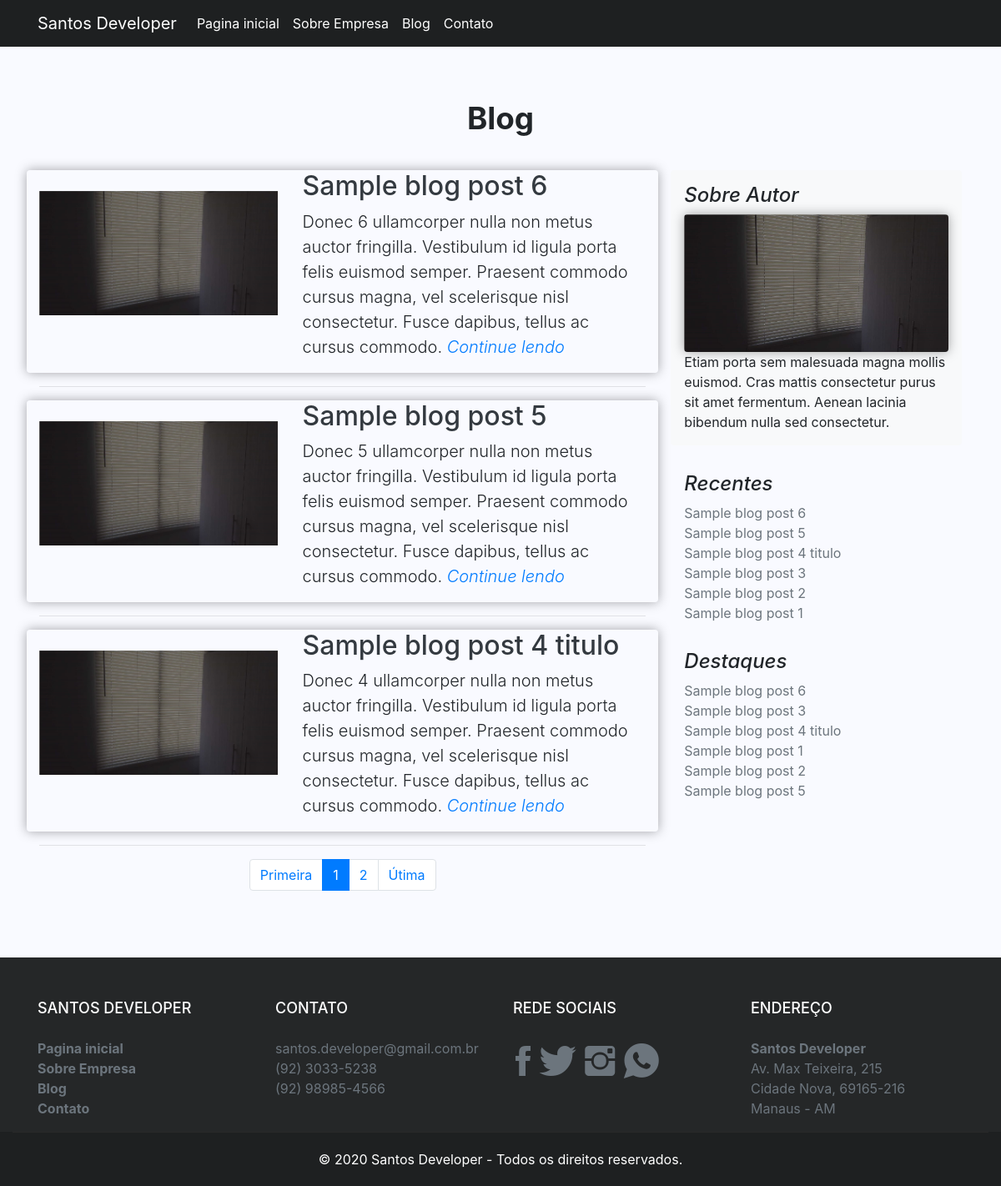
Page /blog on the committed database.
### tables this page shows
CREATE TABLE `sts_paginas` (
  `id` int(11) NOT NULL,
  `controller` varchar(220) NOT NULL,
  `endereco` varchar(220) NOT NULL,
  `nome_pagina` varchar(220) NOT NULL,
  `titulo` varchar(220) NOT NULL,
  `obs` text DEFAULT NULL,
  `keywords` varchar(220) NOT NULL,
  `description` varchar(220) NOT NULL,
  `author` varchar(50) NOT NULL,
  `imagem` varchar(120) DEFAULT NULL,
  `lib_bloqueado` int(11) NOT NULL DEFAULT 2,
  `ordem_paginas` int(11) NOT NULL,
  `sts_tipos_pagina_id` int(11) NOT NULL,
  `sts_robot_id` int(11) NOT NULL,
  `sts_situacao_pagina_id` int(11) NOT NULL DEFAULT 2,
  `created` datetime NOT NULL,
  `modified` datetime DEFAULT NULL
);

CREATE TABLE `sts_artigos` (
  `id` int(11) NOT NULL,
  `titulo` varchar(220) NOT NULL,
  `descricao` text NOT NULL,
  `conteudo` text NOT NULL,
  `imagem` varchar(220) NOT NULL,
  `slug` varchar(220) NOT NULL,
  `keywords` varchar(220) NOT NULL,
  `description` varchar(220) NOT NULL,
  `author` varchar(50) NOT NULL,
  `resumo_publico` text NOT NULL,
  `qnt_acesso` int(11) NOT NULL DEFAULT 0,
  `adms_robot_id` int(11) NOT NULL,
  `adms_usuario_id` int(11) NOT NULL,
  `adms_sit_id` int(11) NOT NULL,
  `sts_tps_artigo_id` int(11) NOT NULL,
  `sts_cats_artigo_id` int(11) NOT NULL,
  `created` datetime NOT NULL,
  `modified` datetime DEFAULT NULL
);

CREATE TABLE `sts_sobres` (
  `id` int(11) NOT NULL,
  `titulo` varchar(220) NOT NULL,
  `descricao` text NOT NULL,
  `imagem` varchar(220) NOT NULL,
  `adms_sit_id` int(11) NOT NULL,
  `created` datetime NOT NULL,
  `modified` datetime DEFAULT NULL
);

CREATE TABLE `sts_footer` (
  `id` int(11) NOT NULL,
  `nome_empresa` varchar(220) NOT NULL,
  `copyright` varchar(220) NOT NULL,
  `email` varchar(220) NOT NULL,
  `telefone1` varchar(30) NOT NULL,
  `telefone2` varchar(30) NOT NULL,
  `facebook_url` varchar(220) NOT NULL,
  `twitter_url` varchar(220) NOT NULL,
  `instagram_url` varchar(220) NOT NULL,
  `whatsapp_url` varchar(220) NOT NULL,
  `rua` varchar(100) NOT NULL,
  `bairro` varchar(100) NOT NULL,
  `cidade` varchar(100) NOT NULL,
  `numero` varchar(8) NOT NULL,
  `cep` varchar(10) NOT NULL,
  `uf` char(2) NOT NULL,
  `sts_tipos_paginas_id` int(11) NOT NULL,
  `created` datetime NOT NULL,
  `modified` datetime DEFAULT NULL
);

### app/sts/Views/blog/blog.php (the view, shortened to what the rows shown need)
<main role="main">
    <div class="jumbotron blog">
        <div class="container">
            <h2 class="display-4 text-center servicosh2">Blog</h2>
            <div class="row">
                <div class="col-md-8 blog-main">
                    <?php
                    foreach ($this->dados['artigos'] as $artigoView) {
                        extract($artigoView);
                        ?>
                        <div class="row add-shadow">
                            <div class="col-md-7 order-md-2 animation-right">
                                <div class="blog-text">
                                    <a href="<?php echo URL . 'artigo/' . $slug ; ?>">
                                        <h2 class="featurette-heading text-dark link-mouse">
                                            <?php echo $titulo; ?>
                                        </h2>
                                    </a>
                                </div>
                                <p class="lead"><?php echo $descricao; ?>
                                    <a href="<?php echo URL . 'artigo/' . $slug ; ?>"
                                       class="font-italic">
                                        Continue lendo
                                    </a>
                                </p>
                            </div>
                            <div class="col-md-5 order-md-1 animation-left img-car-blog">
                                <a href="<?php echo URL . 'artigo/' . $slug ; ?>">
                                    <img class="featurette-image img-fluid mx-auto"
                                         src="<?php echo URL . 'assets/images/article/'
                                                 . $id . '/' . $imagem; ?>"
                                         alt="<?php echo $titulo; ?>">
                                </a>
                            </div>
                        </div>
                        <hr class="featurette-divider">
                        <?php
                    }
                    echo $this->dados['paginacao'];
                    ?>
                </div>
                <aside class="col-md-4 blog-sidebar">
                <?php if (!empty($this->dados['informacaoAutor'][0])) { ?>
                    <div class="p-3 mb-3 bg-light rounded">
                        <?php extract($this->dados['informacaoAutor'][0]); ?>
                        <h4 class="font-italic"><?php echo $titulo; ?></h4>
                        <img src="<?php echo URL . 'assets/images/infoAuthor/'
                                . $id . '/' . $imagem; ?>"
                             class="img-fluid add-shadow"
                             alt="<?php echo $titulo; ?>">
                        <p class="mb-0"><?php echo $descricao; ?></p>
                    </div>
                <?php } ?>
                    <div class="p-3">
                        <h4 class="font-italic">Recentes</h4>
                        <ol class="list-unstyled mb-0">
                            <?php
                            foreach ($this->dados['artigosRecentes'] as $artigoRec) {
                                extract($artigoRec);
                                ?>
                                <li>
                                    <a class="text-muted link-mouse"
                                       href="<?php echo URL . 'artigo/' . $slug ?>"><?php echo $titulo ?></a>
                                </li>
                                <?php
                            }
                            ?>
                        </ol>
                    </div>
                    <div class="p-3">
                        <h4 class="font-italic">Destaques</h4>
                        <ol class="list-unstyled">
                            <?php
                            foreach ($this->dados['artigosDestaque'] as $artigoDestaque) {
                                extract($artigoDestaque);
                                ?>
                                <li>
                                    <a class="text-muted link-mouse"
                                       href="<?php echo URL . 'artigo/' . $slug ?>"><?php echo $titulo ?></a>
                                </li>
                                <?php
                            }
                            ?>
                        </ol>
                    </div>
                </aside>
            </div>
        </div>
    </div>
</main>

### app/sts/Views/include/menu.php (shortened to what the rows shown need)
<header>
    <nav class="navbar navbar-expand-md navbar-dark fixed-top header-navbar">
        <div class="container">
            <a class="navbar-brand" href="<?php echo URL; ?>">Santos Developer</a>
            <div class="collapse navbar-collapse" id="navbarCollapse">
                <ul class="navbar-nav mr-auto">
                    <?php
                    foreach ($this->dados['menu'] as $menu) {
                        extract($menu);
                        ?>
                        <li class="nav-item">
                            <a class="nav-link text-white link-mouse"
                               href="<?php echo URL . $endereco; ?>">
                                   <?php echo $nome_pagina; ?>
                            </a>
                        </li>
                        <?php
                    }
                    ?>
                </ul>
            </div>
        </div>
    </nav>
</header>

### app/sts/Views/include/footer.php (shortened to what the rows shown need)
<footer class="footer">
    <div class="container text-muted">
        <div class="row">
            <div class="col-xl-3 col-lg-3 col-md-6 col-sm-6">
                <h4 class="text-white">Santos Developer</h4>
                <ul class="list-unstyled">
                    <?php
                    foreach ($this->dados['menu'] as $menu) {
                        extract($menu);
                        ?>
                        <li class="menu-footer">
                            <a class="text-muted font-weight-bold link-mouse"
                               href="<?php echo URL . $endereco; ?>">
                                   <?php echo $nome_pagina; ?>
                            </a>
                        </li>
                        <?php
                    }
                    ?>
                </ul>
            </div>
            <?php extract($this->dados['stsFooter'][0]); ?>
            <div class="col-xl-3 col-lg-3 col-md-6 col-sm-6">
                <h4 class="text-white">Contato</h4>
                <div class="company-contact">
                    <ul class="list-unstyled">
                        <li>
                            <a class="text-muted link-mouse" href="mailto:">
                                <?php echo $email ?>
                            </a>
                        </li>
                        <li>
                            <i class="fa fa-phone"></i><a><?php echo $telefone1 ?></a><br>
                            <i class="fa fa-phone"></i><a><?php echo $telefone2 ?></a>
                        </li>
                    </ul>
                </div>
            </div>
            <div class="col-xl-3 col-lg-3 col-md-6 col-sm-6">
                <h4 class="text-white">Rede Sociais</h4>
                <div class="company-social">
                    <ul class="list-unstyled">
                        <li>
                            <span class="step size-48">
                                <a href="<?php echo $facebook_url; ?>" class="link-mouse text-muted" target="_blank">
                                    <i class="icon ion-social-facebook"></i>
                                </a>
                            </span>
                        </li>
                        <li>
                            <span class="step size-48">
                                <a href="<?php echo $twitter_url; ?>" class="link-mouse text-muted" target="_blank">
                                    <i class="icon icon ion-social-twitter"></i>
                                </a>
                            </span>
                        </li>
                        <li>
                            <span class="step size-48">
                                <a href="<?php echo $instagram_url; ?>" class="link-mouse text-muted" target="_blank">
                                    <i class="icon ion-social-instagram"></i>
                                </a>
                            </span>
                        </li>
                        <li>
                            <span class="step size-48">
                                <a href="<?php echo $whatsapp_url; ?>" class="link-mouse text-muted" target="_blank">
                                    <i class="icon ion-social-whatsapp"></i>
                                </a>
                            </span>
                        </li>
                    </ul>
                </div>
            </div>
            <div class="col-xl-3 col-lg-3 col-md-6 col-sm-6">
                <h4 class="text-white">Endereço</h4>
                <ul class="list-unstyled">
                    <li>
                        <strong><?php echo $nome_empresa ?></strong><br>
                        <span><?php echo $rua ?></span>, <span><?php echo $numero ?></span><br>
                        <span><?php echo $bairro ?></span>, <span><?php echo $cep ?></span><br>
                        <span><?php echo $cidade ?></span> - <span><?php echo $uf ?></span>
                    </li>
                </ul>
            </div>
        </div>
    </div>
    <div class="col-xl-12 col-lg-12 sub-footer">
        <p class="company-copyright text-white"><?php echo $copyright ?></p>
    </div
</footer>
</body>
</html>

### rows in the picture
sts_paginas: nome_pagina "Pagina inicial"
sts_paginas: nome_pagina "Sobre Empresa"
sts_paginas: nome_pagina "Blog"
sts_paginas: nome_pagina "Contato"
sts_artigos: titulo "Sample blog post 6", descricao "Donec 6 ullamcorper nulla non metus auctor fringilla. Vestibulum id ligula porta felis euismod semper. Praesent commodo cursus magna, vel scelerisque nisl consectetur. Fusce dapibus, tellus ac cursus commodo.", imagem (picture)
sts_artigos: titulo "Sample blog post 5", descricao "Donec 5 ullamcorper nulla non metus auctor fringilla. Vestibulum id ligula porta felis euismod semper. Praesent commodo cursus magna, vel scelerisque nisl consectetur. Fusce dapibus, tellus ac cursus commodo.", imagem (picture)
sts_artigos: titulo "Sample blog post 4 titulo", descricao "Donec 4 ullamcorper nulla non metus auctor fringilla. Vestibulum id ligula porta felis euismod semper. Praesent commodo cursus magna, vel scelerisque nisl consectetur. Fusce dapibus, tellus ac cursus commodo.", imagem (picture)
sts_sobres: titulo "Sobre Autor", imagem (picture), descricao "Etiam porta sem malesuada magna mollis euismod. Cras mattis consectetur purus sit amet fermentum. Aenean lacinia bibendum nulla sed consectetur."
sts_artigos: titulo "Sample blog post 3"
sts_artigos: titulo "Sample blog post 2"
sts_artigos: titulo "Sample blog post 1"
sts_footer: email "santos.developer@gmail.com.br", telefone1 "(92) 3033-5238", telefone2 "(92) 98985-4566", nome_empresa "Santos Developer", rua "Av. Max Teixeira", numero "215", bairro "Cidade Nova", cep "69165-216", cidade "Manaus", uf "AM", copyright "© 2020 Santos Developer - Todos os direitos reservados."

### other values in the picture
$this->page "1"
